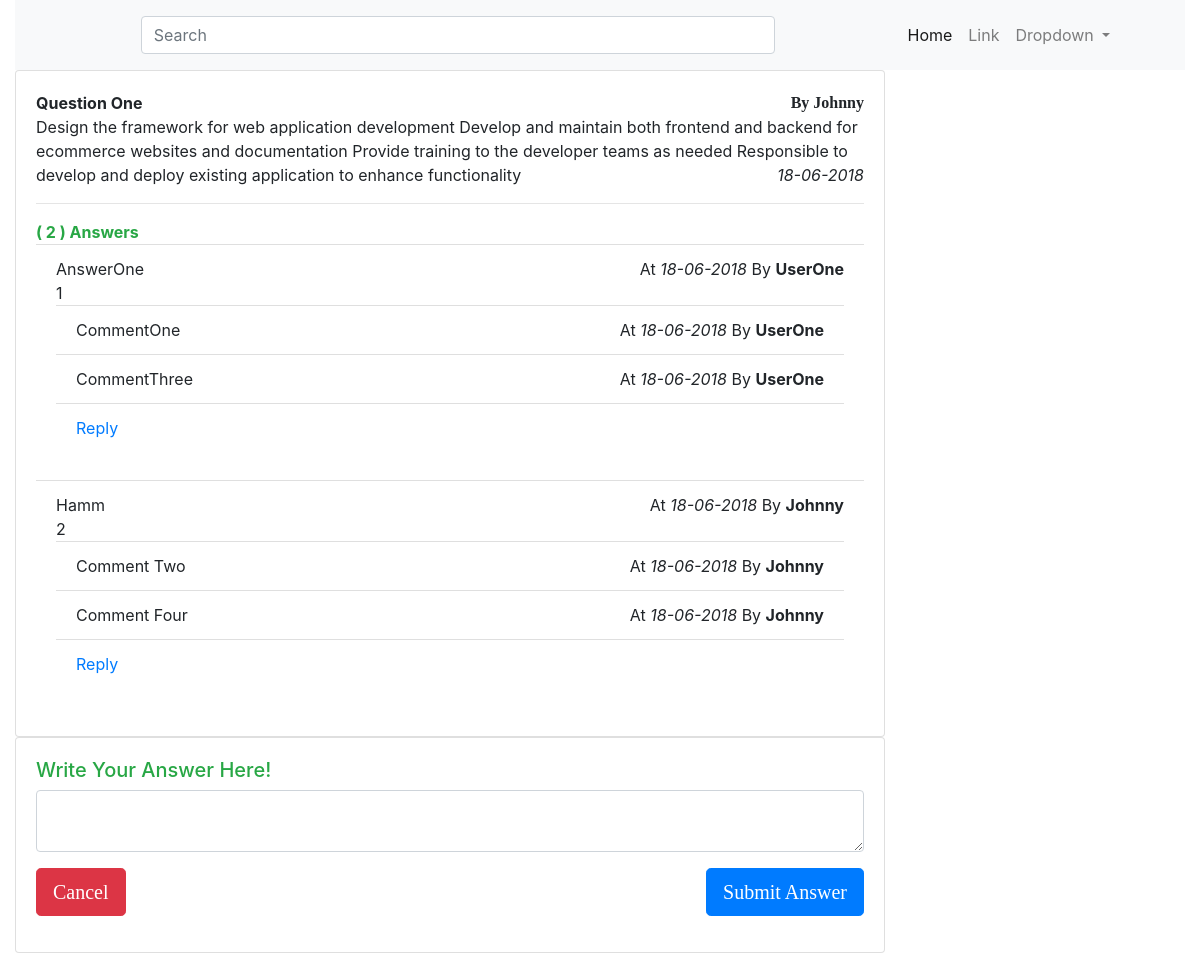
Before: /question_detail.php?q=1 with the older database file.
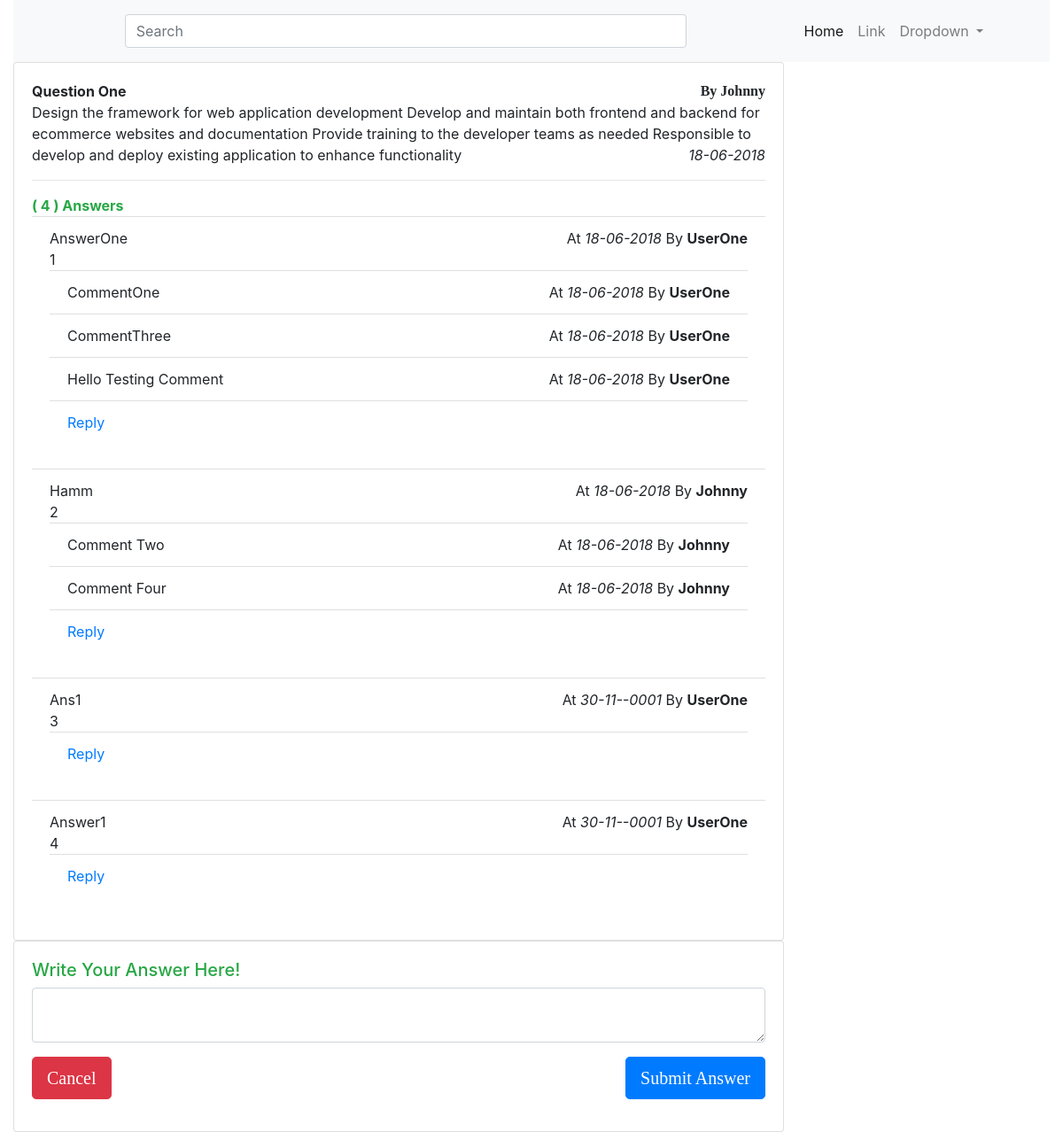
After: the same page with the newer database file.
### tables this page shows
CREATE TABLE `questions` (
  `id` int(11) NOT NULL,
  `title` varchar(255) NOT NULL,
  `body` text NOT NULL,
  `user_id` int(11) NOT NULL,
  `created_at` datetime NOT NULL,
  `updated_at` datetime NOT NULL
);

CREATE TABLE `users` (
  `id` int(11) NOT NULL,
  `name` varchar(255) NOT NULL,
  `email` varchar(255) NOT NULL,
  `password` varchar(255) NOT NULL,
  `created_at` datetime NOT NULL,
  `updated_at` datetime NOT NULL
);

CREATE TABLE `answers` (
  `id` int(11) NOT NULL,
  `question_id` int(11) NOT NULL,
  `body` text NOT NULL,
  `user_id` int(11) NOT NULL,
  `created_at` datetime NOT NULL,
  `updated_at` datetime NOT NULL
);

CREATE TABLE `comments` (
  `id` int(11) NOT NULL,
  `question_id` int(11) NOT NULL,
  `answer_id` int(11) NOT NULL,
  `body` text NOT NULL,
  `user_id` int(11) NOT NULL,
  `created_at` datetime NOT NULL,
  `updated_at` datetime NOT NULL
);

### question_detail.php (the view, shortened to what this page needs)
<?php
	include('config/conf.php');
	$id = $_GET['q'];
	$question_query = "SELECT *,users.name AS user_name FROM questions LEFT JOIN users ON questions.user_id = users.id WHERE questions.id = $id";
	$ques = mysqli_query($conn,$question_query);
	$questions = mysqli_fetch_assoc($ques);
	$answers_query = "SELECT answers.id,answers.body,answers.created_at,users.name AS ans_user FROM answers  LEFT JOIN users ON users.id = answers.user_id WHERE answers.question_id = $id";
	$ans = mysqli_query($conn,$answers_query);
	$an = mysqli_num_rows($ans);
?>
<div class="container-fluid">
<?php include('partials/header.php');?>
	<div class="row">
		<div class="col-md-9">
			<div class="card">
				<div class="card-body">
					<strong class="card-title">
						<?= $questions['title'];?>
					</strong>
					<b class="pull-right">
					By
						<?= $questions['user_name'];?>
					</b>
					<p class="card-text">
						<?= $questions['body']?>
						<i class="pull-right">
							<?= date('d-m-Y',strtotime($questions['created_at']));?>
						</i>
					</p>
					<hr>
					<strong class="text-success">
						( <?php echo $an?> ) Answers
					</strong>
					<ul class="list-group list-group-flush">
						<?php while($answers = mysqli_fetch_assoc($ans)):?>
						<li class="list-group-item">
							<?= $answers['body'];?>
							<span class="pull-right">
							At
								<i class="">
								<?= date('d-m-Y',strtotime($answers['created_at']));?>
							</i> By
							<strong class="">
								<?= $answers['ans_user'];?>
							</strong>
							</span>
							<ul class="list-group">
								<?php
								$ans_id = $answers['id'];
								echo $ans_id;
								$comments_query = "SELECT comments.id,comments.body,comments.created_at,users.name AS cmt_user FROM comments LEFT JOIN users ON users.id = comments.user_id WHERE comments.answer_id = $ans_id";
								$cmt = mysqli_query($conn,$comments_query);
								while($comments = mysqli_fetch_assoc($cmt)):?>
									<li class="list-group-item">
										<?= $comments['body'];?>
										<span class="pull-right">
										At
											<i class="">
											<?= date('d-m-Y',strtotime($answers['created_at']));?>
										</i> By
										<strong class="">
											<?= $answers['ans_user'];?>
										</strong>
										</span>
									</li>
								<?php endwhile;?>
								<li class="list-group-item">
								<form class="form-horizontal" action="comment.php" method="post">
								    <a data-id="" class="red" data-toggle="modal" data-target="#exampleModal" href="#exampleModal">
								      Reply
								  </a>
								</form>
								</li>
							</ul>
						</li>
						<?php endwhile;?>
					</ul>
				</div>
			</div>
		</div>
		<div class="col-md-3"></div>
	</div>
	<div class="row">
		<div class="col-md-9">
			<div class="card">
				<div class="card-body">
				<h5 class="text-success">Write Your Answer Here!</h5>
					<form class="form-horizontal" action="answer.php" method="POST">
						<div class="form-group">
							<textarea class="form-control" name="body"></textarea>
						</div>
						<div class="form-group">
							<button class="btn btn-primary btn-lg pull-right" type="submit">Submit Answer</button>
							<button class="btn btn-danger btn-lg" type="reset">Cancel</button>
						</div>
					</form>
				</div>
			</div>
		</div>
	</div>
</div>

### partials/header.php (shortened to what this page needs)
<!DOCTYPE html>
<html>
<head>
	<link rel="stylesheet" type="text/css" href="assets/css/bootstrap.min.css">
	<link rel="stylesheet" type="text/css" href="assets/css/style.css">
	<link rel="stylesheet" type="text/css" href="assets/font-awesome/css/font-awesome.min.css">
</head>
<body>
	<nav class="navbar navbar-expand-lg navbar-light bg-light">
		<div class="collapse navbar-collapse" id="navbarSupportedContent">
			<div class="col-md-1"></div>
		  	<div class="col-md-7">
		  		<form class="form-inline-6 my-2 my-lg-10" action="index.php" method="get">
		  		  <input class="form-control mr-sm-2" type="search" placeholder="Search" aria-label="Search" id="search" name="q">
		  		</form>
		  	</div>
		  	<div class="col-md-1"></div>
		    <div class="col-md-3">
		    	<ul class="navbar-nav">
		    	  <li class="nav-item active">
		    	    <a class="nav-link" href="#">Home<span class="sr-only">(current)</span></a>
		    	  </li>
		    	  <li class="nav-item">
		    	    <a class="nav-link" href="#">Link</a>
		    	  </li>
		    	  <li class="nav-item dropdown">
		    	    <a class="nav-link dropdown-toggle" href="#" role="button" data-toggle="dropdown">
		    	      Dropdown
		    	    </a>
		    	  </li>
		    	</ul>
		    </div>
		</div>
	</nav>
</body>
</html>

### assets/css/style.css (style rules this page uses)
body { margin:0 auto; }
b,h4,button { font-family:'Myanmar3'!important; }
.card { margin: 0 auto; }

Changed rows visible on the page:
added comments: body "Hello Testing Comment", answer.created_at "18-06-2018", $answers['ans_user'] "UserOne", shown under answers "AnswerOne"
added answers: body "Ans1", created_at "30-11--0001", user.name "UserOne", id "3"
added answers: body "Answer1", created_at "30-11--0001", user.name "UserOne", id "4"
Other visible differences:
$an: "2" → "4"
